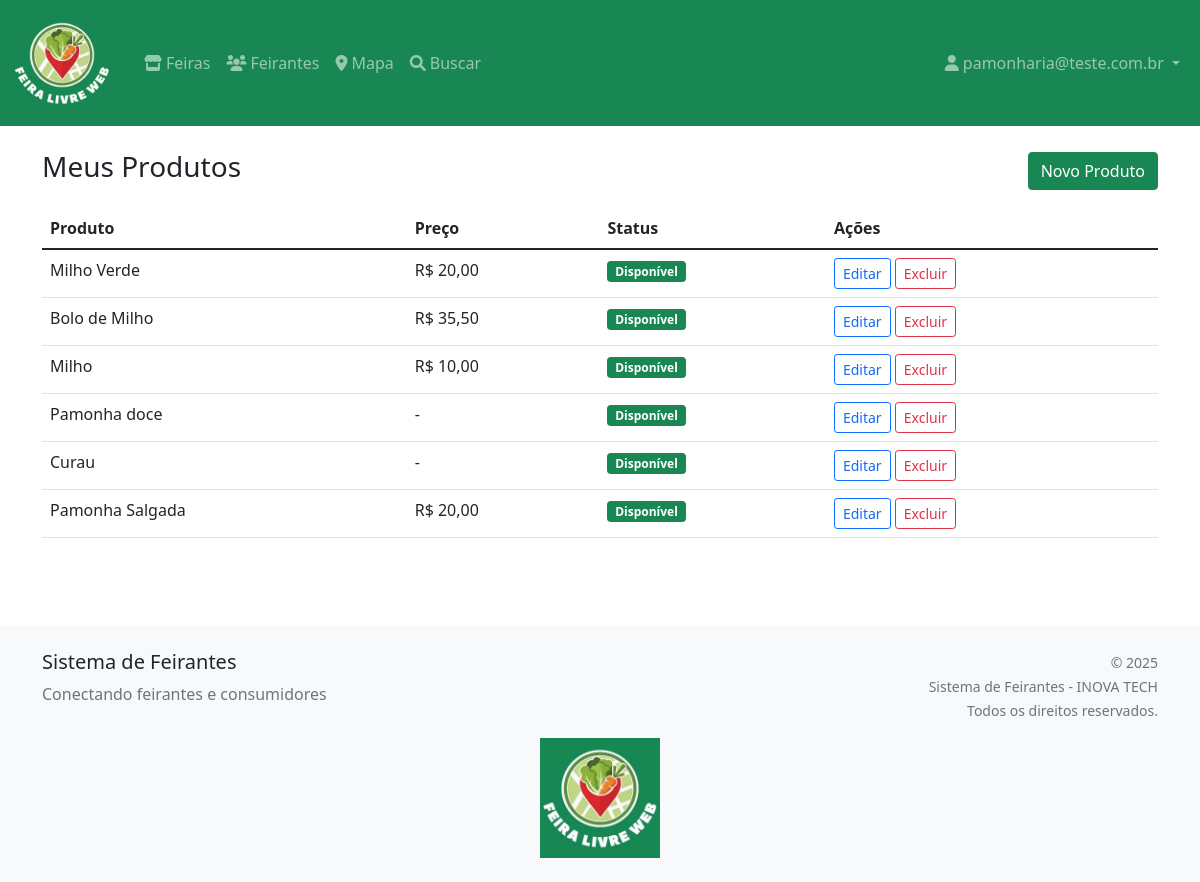
/feirantes/painel/produtos/ (signed in), run on the app's committed database.
### feirantes/models.py (models this page shows, shortened)
class Produto(models.Model):
    feirante = models.ForeignKey(Feirante, on_delete=models.CASCADE)
    categoria = models.ForeignKey(
        Categoria, on_delete=models.SET_NULL, null=True, blank=True)
    nome = models.CharField(max_length=200)
    descricao = models.TextField(blank=True)
    preco = models.DecimalField(
        max_digits=8, decimal_places=2, blank=True, null=True,
        help_text="Preço em reais")
    unidade = models.CharField(
        max_length=50, blank=True, help_text="Ex: kg, unidade, dúzia, maço")
    organico = models.BooleanField(default=False)
    producao_propria = models.BooleanField(default=True)
    foto = models.ImageField(upload_to='produtos/', blank=True, null=True)
    disponivel = models.BooleanField(default=True)
    estoque_limitado = models.BooleanField(default=False)
    observacoes = models.TextField(
        blank=True, help_text="Informações adicionais sobre disponibilidade")
    criado_em = models.DateTimeField(auto_now_add=True)
    atualizado_em = models.DateTimeField(auto_now=True)
    class Meta:
        verbose_name = 'Produto'
        verbose_name_plural = 'Produtos'
        ordering = ['-criado_em']

### feirantes/views.py (the view)
# urls.py: path('painel/produtos/', login_required(views.gerenciar_produtos,
@login_required
def gerenciar_produtos(request):
    try:
        feirante = request.user.feirante
    except Feirante.DoesNotExist:
        return HttpResponseForbidden(
            "Acesso negado. Complete seu cadastro como feirante.")
    produtos = Produto.objects.filter(feirante=feirante).order_by('-criado_em')
    return render(request, 'feirantes/painel/produtos.html',
                  {'produtos': produtos})

### feirantes/templates/feirantes/painel/produtos.html (shortened to what this page needs)
{% extends 'feirantes/base.html' %}
{% block content %}
<div class="container">
  <div class="d-flex justify-content-between align-items-center mb-3">
    <h3>Meus Produtos</h3>
    <a href="{% url 'feirantes:novo_produto' %}" class="btn btn-success">Novo Produto</a>
  </div>
  {% if produtos %}
  <table class="table">
    <thead><tr><th>Produto</th><th>Preço</th><th>Status</th><th>Ações</th></tr></thead>
    <tbody>
      {% for p in produtos %}
      <tr>
        <td>{{ p.nome }}</td>
        <td>{% if p.preco %}R$ {{ p.preco }}{% else %}-{% endif %}</td>
        <td>{% if p.disponivel %}<span class="badge bg-success">Disponível</span>{% else %}<span class="badge bg-secondary">Indisponível</span>{% endif %}</td>
        <td>
          <a href="{% url 'feirantes:editar_produto' p.pk %}" class="btn btn-sm btn-outline-primary">Editar</a>
          <a href="{% url 'feirantes:excluir_produto' p.pk %}" class="btn btn-sm btn-outline-danger">Excluir</a>
        </td>
      </tr>
      {% endfor %}
    </tbody>
  </table>
  {% else %}
    <p>Nenhum produto cadastrado.</p>
  {% endif %}
</div>
{% endblock %}

### feirantes/templates/feirantes/base.html (shortened to what this page needs)
{% load static %}
<!DOCTYPE html>
<html lang="pt-br">
<head>
    <link rel="stylesheet" href="https://unpkg.com/leaflet@1.7.1/dist/leaflet.css" />
    <link href="https://cdn.jsdelivr.net/npm/bootstrap@5.1.3/dist/css/bootstrap.min.css" rel="stylesheet">
    <link href="https://cdnjs.cloudflare.com/ajax/libs/font-awesome/6.0.0/css/all.min.css" rel="stylesheet">
</head>
<body>
    <nav class="navbar navbar-expand-lg navbar-dark bg-success">
        <div class="container-fluid">
            <a class="navbar-brand d-flex align-items-center" href="{% url 'feirantes:lista_feiras' %}">
                <img src="{% static 'global/img/logo_fundoBranco.png' %}" alt="Logo Feira" width="100" height="100"
                    class="me-2 rounded-circle">
            </a>
            <div class="collapse navbar-collapse" id="navbarNav">
                <ul class="navbar-nav me-auto">
                    <li class="nav-item">
                        <a class="nav-link" href="{% url 'feirantes:lista_feiras' %}">
                            <i class="fas fa-store me-1"></i>Feiras
                        </a>
                    <li class="nav-item">
                        <a class="nav-link" href="{% url 'feirantes:listar' %}">
                            <i class="fas fa-users me-1"></i>Feirantes
                        </a>
                    </li>
                    <li class="nav-item">
                        <a class="nav-link" href="{% url 'feirantes:mapa' %}">
                            <i class="fas fa-map-marker-alt me-1"></i>Mapa
                        </a>
                    </li>
                    <li class="nav-item">
                        <a class="nav-link" href="{% url 'feirantes:buscar' %}">
                            <i class="fas fa-search me-1"></i>Buscar
                        </a>
                    </li>
                </ul>
                <ul class="navbar-nav">
                    {% if user.is_authenticated %}
                    <li class="nav-item dropdown">
                        <a class="nav-link dropdown-toggle" href="#" id="navbarDropdown" role="button"
                            data-bs-toggle="dropdown">
                            <i class="fas fa-user me-1"></i>{{ user.username }}
                        </a>
                    </li>
                    {% endif %}
                </ul>
            </div>
        </div>
    </nav>
    <main class="container-fluid py-4">
        {% block content %}{% endblock %}
    </main>
    <footer class="bg-light mt-5 py-4">
        <div class="container text-center">
            <div class="row">
                <div class="col-md-6 text-md-start mb-3 mb-md-0">
                    <h5>Sistema de Feirantes</h5>
                    <p class="text-muted">Conectando feirantes e consumidores</p>
                </div>
                <div class="col-md-6 text-md-end">
                    <small class="text-muted">
                        &copy; {% now "Y" %} <br>
                        Sistema de Feirantes - INOVA TECH <br>
                        Todos os direitos reservados.
                    </small>
                </div>
            </div>
            <div class="mt-3">
                <a href="{% url 'feirantes:lista_feiras' %}">
                    <img src="{% static 'global/img/logo_fundo_verde.jpg' %}" alt="Logo Feira" width="120" height="120">
                </a>
            </div>
        </div>
    </footer>
</body>
</html>

### data on the page
Produto: nome "Milho Verde", preco "20,00", disponivel "Disponível"
Produto: nome "Bolo de Milho", preco "35,50", disponivel "Disponível"
Produto: nome "Milho", preco "10,00", disponivel "Disponível"
Produto: nome "Pamonha doce", disponivel "Disponível"
Produto: nome "Curau", disponivel "Disponível"
Produto: nome "Pamonha Salgada", preco "20,00", disponivel "Disponível"

### other printed values
{{ user.username }} "pamonharia@teste.com.br"
